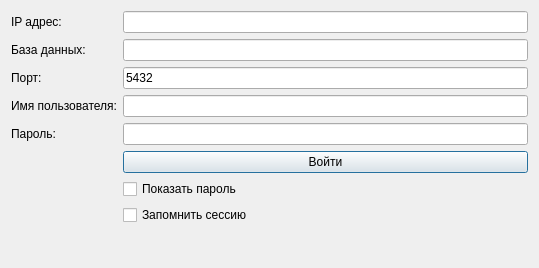
<?xml version="1.0" encoding="UTF-8"?>
<ui version="4.0">
 <class>CAuthorization</class>
 <widget class="QDialog" name="CAuthorization">
  <property name="geometry">
   <rect>
    <x>0</x>
    <y>0</y>
    <width>539</width>
    <height>268</height>
   </rect>
  </property>
  <property name="maximumSize">
   <size>
    <width>539</width>
    <height>268</height>
   </size>
  </property>
  <property name="windowTitle">
   <string>Вход в систему</string>
  </property>
  <property name="windowIcon">
   <iconset>
    <normaloff>../../../Загрузки/icon.png</normaloff>../../../Загрузки/icon.png</iconset>
  </property>
  <layout class="QGridLayout" name="gridLayout">
   <item row="0" column="0" colspan="2">
    <layout class="QGridLayout" name="LoginAll_Layout">
     <item row="1" column="0">
      <layout class="QFormLayout" name="Login_Layout">
       <item row="0" column="0">
        <widget class="QLabel" name="host_Label">
         <property name="text">
          <string>IP адрес:</string>
         </property>
        </widget>
       </item>
       <item row="0" column="1">
        <widget class="QLineEdit" name="Host_Edit"/>
       </item>
       <item row="1" column="0">
        <widget class="QLabel" name="label">
         <property name="text">
          <string>База данных:</string>
         </property>
        </widget>
       </item>
       <item row="1" column="1">
        <widget class="QLineEdit" name="DataBase_Edit"/>
       </item>
       <item row="2" column="0">
        <widget class="QLabel" name="Port_Label">
         <property name="text">
          <string>Порт:</string>
         </property>
        </widget>
       </item>
       <item row="2" column="1">
        <widget class="QLineEdit" name="Port_Edit">
         <property name="text">
          <string>5432</string>
         </property>
        </widget>
       </item>
       <item row="3" column="0">
        <widget class="QLabel" name="Login_Label">
         <property name="text">
          <string>Имя пользователя:</string>
         </property>
        </widget>
       </item>
       <item row="3" column="1">
        <widget class="QLineEdit" name="Login_Edit"/>
       </item>
       <item row="4" column="0">
        <widget class="QLabel" name="Password_Label">
         <property name="text">
          <string>Пароль:</string>
         </property>
        </widget>
       </item>
       <item row="4" column="1">
        <widget class="QLineEdit" name="Password_Edit">
         <property name="locale">
          <locale language="Russian" country="Russia"/>
         </property>
         <property name="echoMode">
          <enum>QLineEdit::Password</enum>
         </property>
        </widget>
       </item>
       <item row="5" column="1">
        <widget class="QPushButton" name="TryLogin_Button">
         <property name="text">
          <string>Войти</string>
         </property>
        </widget>
       </item>
       <item row="7" column="1">
        <widget class="QCheckBox" name="SaveLoginStrings_checkBox">
         <property name="text">
          <string>Запомнить сессию</string>
         </property>
        </widget>
       </item>
       <item row="6" column="1">
        <widget class="QCheckBox" name="ShowPassword_checkBox">
         <property name="text">
          <string>Показать пароль</string>
         </property>
        </widget>
       </item>
      </layout>
     </item>
    </layout>
   </item>
  </layout>
 </widget>
 <resources/>
 <connections/>
</ui>
